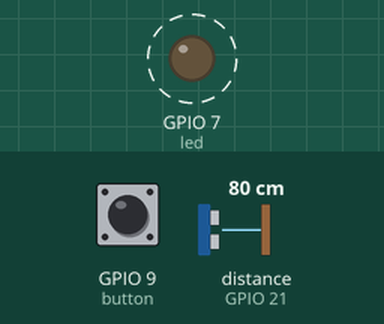
Recording of a program running on a simulated Raspberry Pi (BCM pin numbers). Shown: output pins drawn as LEDs (lit = HIGH). Dashed ring = blinking. The test bench sets the inputs (shaded band); at power-on: GPIO 9 (button) HIGH, distance to the obstacle (sensor on GPIO 21) 80 cm. The echo pulse lasts 58.3 µs per cm; what the program prints to the terminal is not drawn.

Above: at 1.2 s.
1.3 s: GPIO 9 (button) pulled LOW for 1 s
Timing chart, 0 to 10.8 s (numbered marks = the images above; inputs shaded):
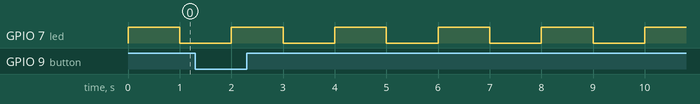

The program:

gpio-example.py
```python
from time import sleep
from gpiozero import LED, DistanceSensor, Button

led = LED(7)
button = Button(9)
distSensor = DistanceSensor(echo=21, trigger=20)


while True:
    # Only sample distance on button-press
    if button.is_pressed:
        print(distSensor.distance)

    led.on()
    sleep(1)
    led.off()
    sleep(1)
```

Measured:
- by itself, GPIO 7 (led): alternates HIGH for 1.0 s and LOW for 1.0 s
